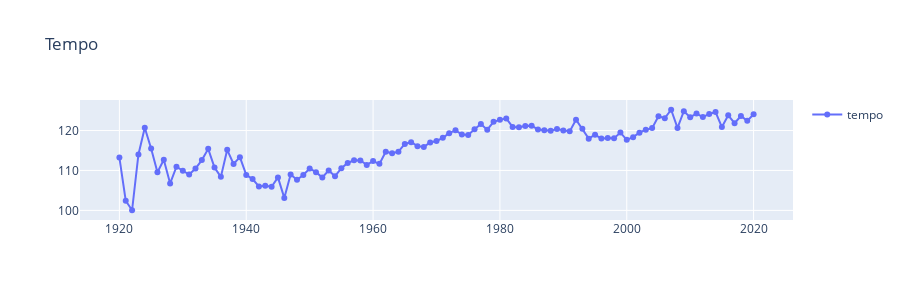

Here is the notebook cell this chart was saved with:
### Code cell
fig =go.Figure()
fig.add_trace(go.Scatter(x=df_year['year'], y=df_year['tempo'],mode='markers + lines',name="tempo",showlegend=True))
fig.update_layout(title="Tempo",height=300)
fig.show()
